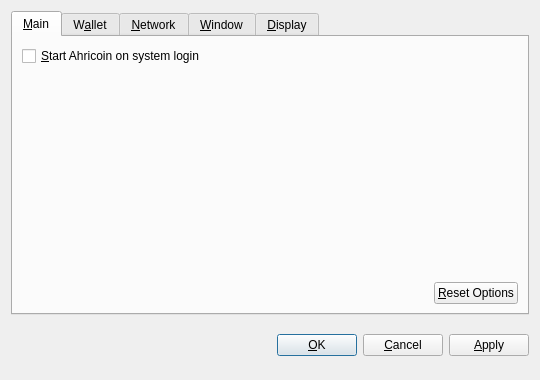
<?xml version="1.0" encoding="UTF-8"?>
<ui version="4.0">
 <class>OptionsDialog</class>
 <widget class="QDialog" name="OptionsDialog">
  <property name="geometry">
   <rect>
    <x>0</x>
    <y>0</y>
    <width>540</width>
    <height>380</height>
   </rect>
  </property>
  <property name="windowTitle">
   <string>Options</string>
  </property>
  <property name="modal">
   <bool>true</bool>
  </property>
  <layout class="QVBoxLayout" name="verticalLayout">
   <item>
    <widget class="QTabWidget" name="tabWidget">
     <property name="tabPosition">
      <enum>QTabWidget::North</enum>
     </property>
     <property name="currentIndex">
      <number>0</number>
     </property>
     <widget class="QWidget" name="tabMain">
      <attribute name="title">
       <string>&amp;Main</string>
      </attribute>
      <layout class="QVBoxLayout" name="verticalLayout_Main">
       <item>
        <widget class="QCheckBox" name="bitcoinAtStartup">
         <property name="toolTip">
          <string>Automatically start Ahricoin after logging in to the system.</string>
         </property>
         <property name="text">
          <string>&amp;Start Ahricoin on system login</string>
         </property>
        </widget>
       </item>
       <item>
        <spacer name="verticalSpacer_Main">
         <property name="orientation">
          <enum>Qt::Vertical</enum>
         </property>
         <property name="sizeHint" stdset="0">
          <size>
           <width>20</width>
           <height>40</height>
          </size>
         </property>
        </spacer>
       </item>
       <item>
        <layout class="QHBoxLayout" name="horizontalLayout_2_Main">
         <item>
          <spacer name="horizontalSpacer_2_Main">
           <property name="orientation">
            <enum>Qt::Horizontal</enum>
           </property>
           <property name="sizeHint" stdset="0">
            <size>
             <width>40</width>
             <height>20</height>
            </size>
           </property>
          </spacer>
         </item>
         <item>
          <widget class="QPushButton" name="resetButton">
           <property name="toolTip">
            <string>Reset all client options to default.</string>
           </property>
           <property name="text">
            <string>&amp;Reset Options</string>
           </property>
           <property name="autoDefault">
            <bool>false</bool>
           </property>
          </widget>
         </item>
        </layout>
       </item>
      </layout>
     </widget>
     <widget class="QWidget" name="tabWallet">
      <attribute name="title">
       <string>W&amp;allet</string>
      </attribute>
      <layout class="QVBoxLayout" name="verticalLayout_Network">
       <item>
        <widget class="QLabel" name="transactionFeeInfoLabel">
         <property name="text">
          <string>Optional transaction fee per kB that helps make sure your transactions are processed quickly. Most transactions are 1 kB.</string>
         </property>
         <property name="textFormat">
          <enum>Qt::PlainText</enum>
         </property>
         <property name="wordWrap">
          <bool>true</bool>
         </property>
        </widget>
       </item>
       <item>
        <layout class="QHBoxLayout" name="horizontalLayout_1_Main">
         <item>
          <widget class="QLabel" name="transactionFeeLabel">
           <property name="text">
            <string>Pay transaction &amp;fee</string>
           </property>
           <property name="textFormat">
            <enum>Qt::PlainText</enum>
           </property>
           <property name="buddy">
            <cstring>transactionFee</cstring>
           </property>
          </widget>
         </item>
         <item>
          <widget class="BitcoinAmountField" name="transactionFee"/>
         </item>
         <item>
          <spacer name="horizontalSpacer_1_Main">
           <property name="orientation">
            <enum>Qt::Horizontal</enum>
           </property>
           <property name="sizeHint" stdset="0">
            <size>
             <width>40</width>
             <height>20</height>
            </size>
           </property>
          </spacer>
         </item>
        </layout>
       </item>
       <item>
        <widget class="QLabel" name="label">
         <property name="text">
          <string>If you disable the spending of unconfirmed change, the change from a transaction cannot be used until that transaction has at least one confirmation. This also affects how your balance is computed.</string>
         </property>
         <property name="wordWrap">
          <bool>true</bool>
         </property>
        </widget>
       </item>
       <item>
        <widget class="QCheckBox" name="spendZeroConfChange">
         <property name="text">
          <string>Spend unconfirmed change  (experts only)</string>
         </property>
        </widget>
       </item>
       <item>
        <spacer name="verticalSpacer">
         <property name="orientation">
          <enum>Qt::Vertical</enum>
         </property>
         <property name="sizeHint" stdset="0">
          <size>
           <width>20</width>
           <height>40</height>
          </size>
         </property>
        </spacer>
       </item>
      </layout>
     </widget>
     <widget class="QWidget" name="tabNetwork">
      <attribute name="title">
       <string>&amp;Network</string>
      </attribute>
      <layout class="QVBoxLayout" name="verticalLayout_Network">
       <item>
        <widget class="QCheckBox" name="mapPortUpnp">
         <property name="toolTip">
          <string>Automatically open the Ahricoin client port on the router. This only works when your router supports UPnP and it is enabled.</string>
         </property>
         <property name="text">
          <string>Map port using &amp;UPnP</string>
         </property>
        </widget>
       </item>
       <item>
        <widget class="QCheckBox" name="connectSocks">
         <property name="toolTip">
          <string>Connect to the Ahricoin network through a SOCKS proxy (e.g. when connecting through Tor).</string>
         </property>
         <property name="text">
          <string>&amp;Connect through SOCKS proxy:</string>
         </property>
        </widget>
       </item>
       <item>
        <layout class="QHBoxLayout" name="horizontalLayout_Network">
         <item>
          <widget class="QLabel" name="proxyIpLabel">
           <property name="text">
            <string>Proxy &amp;IP:</string>
           </property>
           <property name="textFormat">
            <enum>Qt::PlainText</enum>
           </property>
           <property name="buddy">
            <cstring>proxyIp</cstring>
           </property>
          </widget>
         </item>
         <item>
          <widget class="QValidatedLineEdit" name="proxyIp">
           <property name="maximumSize">
            <size>
             <width>140</width>
             <height>16777215</height>
            </size>
           </property>
           <property name="toolTip">
            <string>IP address of the proxy (e.g. 127.0.0.1)</string>
           </property>
          </widget>
         </item>
         <item>
          <widget class="QLabel" name="proxyPortLabel">
           <property name="text">
            <string>&amp;Port:</string>
           </property>
           <property name="textFormat">
            <enum>Qt::PlainText</enum>
           </property>
           <property name="buddy">
            <cstring>proxyPort</cstring>
           </property>
          </widget>
         </item>
         <item>
          <widget class="QLineEdit" name="proxyPort">
           <property name="maximumSize">
            <size>
             <width>55</width>
             <height>16777215</height>
            </size>
           </property>
           <property name="toolTip">
            <string>Port of the proxy (e.g. 9050)</string>
           </property>
          </widget>
         </item>
         <item>
          <widget class="QLabel" name="socksVersionLabel">
           <property name="text">
            <string>SOCKS &amp;Version:</string>
           </property>
           <property name="textFormat">
            <enum>Qt::PlainText</enum>
           </property>
           <property name="buddy">
            <cstring>socksVersion</cstring>
           </property>
          </widget>
         </item>
         <item>
          <widget class="QValueComboBox" name="socksVersion">
           <property name="toolTip">
            <string>SOCKS version of the proxy (e.g. 5)</string>
           </property>
          </widget>
         </item>
         <item>
          <spacer name="horizontalSpacer_Network">
           <property name="orientation">
            <enum>Qt::Horizontal</enum>
           </property>
           <property name="sizeHint" stdset="0">
            <size>
             <width>40</width>
             <height>20</height>
            </size>
           </property>
          </spacer>
         </item>
        </layout>
       </item>
       <item>
        <spacer name="verticalSpacer_Network">
         <property name="orientation">
          <enum>Qt::Vertical</enum>
         </property>
         <property name="sizeHint" stdset="0">
          <size>
           <width>20</width>
           <height>40</height>
          </size>
         </property>
        </spacer>
       </item>
      </layout>
     </widget>
     <widget class="QWidget" name="tabWindow">
      <attribute name="title">
       <string>&amp;Window</string>
      </attribute>
      <layout class="QVBoxLayout" name="verticalLayout_Window">
       <item>
        <widget class="QCheckBox" name="minimizeToTray">
         <property name="toolTip">
          <string>Show only a tray icon after minimizing the window.</string>
         </property>
         <property name="text">
          <string>&amp;Minimize to the tray instead of the taskbar</string>
         </property>
        </widget>
       </item>
       <item>
        <widget class="QCheckBox" name="minimizeOnClose">
         <property name="toolTip">
          <string>Minimize instead of exit the application when the window is closed. When this option is enabled, the application will be closed only after selecting Quit in the menu.</string>
         </property>
         <property name="text">
          <string>M&amp;inimize on close</string>
         </property>
        </widget>
       </item>
       <item>
        <spacer name="verticalSpacer_Window">
         <property name="orientation">
          <enum>Qt::Vertical</enum>
         </property>
         <property name="sizeHint" stdset="0">
          <size>
           <width>20</width>
           <height>40</height>
          </size>
         </property>
        </spacer>
       </item>
      </layout>
     </widget>
     <widget class="QWidget" name="tabDisplay">
      <attribute name="title">
       <string>&amp;Display</string>
      </attribute>
      <layout class="QVBoxLayout" name="verticalLayout_Display">
       <item>
        <layout class="QHBoxLayout" name="horizontalLayout_1_Display">
         <item>
          <widget class="QLabel" name="langLabel">
           <property name="text">
            <string>User Interface &amp;language:</string>
           </property>
           <property name="textFormat">
            <enum>Qt::PlainText</enum>
           </property>
           <property name="buddy">
            <cstring>lang</cstring>
           </property>
          </widget>
         </item>
         <item>
          <widget class="QValueComboBox" name="lang">
           <property name="toolTip">
            <string>The user interface language can be set here. This setting will take effect after restarting Ahricoin.</string>
           </property>
          </widget>
         </item>
        </layout>
       </item>
       <item>
        <layout class="QHBoxLayout" name="horizontalLayout_2_Display">
         <item>
          <widget class="QLabel" name="unitLabel">
           <property name="text">
            <string>&amp;Unit to show amounts in:</string>
           </property>
           <property name="textFormat">
            <enum>Qt::PlainText</enum>
           </property>
           <property name="buddy">
            <cstring>unit</cstring>
           </property>
          </widget>
         </item>
         <item>
          <widget class="QValueComboBox" name="unit">
           <property name="toolTip">
            <string>Choose the default subdivision unit to show in the interface and when sending coins.</string>
           </property>
          </widget>
         </item>
        </layout>
       </item>
       <item>
        <widget class="QCheckBox" name="displayAddresses">
         <property name="toolTip">
          <string>Whether to show Ahricoin addresses in the transaction list or not.</string>
         </property>
         <property name="text">
          <string>&amp;Display addresses in transaction list</string>
         </property>
        </widget>
       </item>
       <item>
        <widget class="QCheckBox" name="coinControlFeatures">
         <property name="toolTip">
          <string>Whether to show coin control features or not.</string>
         </property>
         <property name="text">
          <string>Display coin &amp;control features (experts only!)</string>
         </property>
        </widget>
       </item>
       <item>
        <spacer name="verticalSpacer_Display">
         <property name="orientation">
          <enum>Qt::Vertical</enum>
         </property>
         <property name="sizeHint" stdset="0">
          <size>
           <width>20</width>
           <height>40</height>
          </size>
         </property>
        </spacer>
       </item>
      </layout>
     </widget>
    </widget>
   </item>
   <item>
    <layout class="QHBoxLayout" name="horizontalLayout_Buttons">
     <item>
      <spacer name="horizontalSpacer_1">
       <property name="orientation">
        <enum>Qt::Horizontal</enum>
       </property>
       <property name="sizeHint" stdset="0">
        <size>
         <width>40</width>
         <height>48</height>
        </size>
       </property>
      </spacer>
     </item>
     <item>
      <widget class="QLabel" name="statusLabel">
       <property name="font">
        <font>
         <weight>75</weight>
         <bold>true</bold>
        </font>
       </property>
       <property name="text">
        <string/>
       </property>
       <property name="textFormat">
        <enum>Qt::PlainText</enum>
       </property>
       <property name="wordWrap">
        <bool>true</bool>
       </property>
      </widget>
     </item>
     <item>
      <spacer name="horizontalSpacer_2">
       <property name="orientation">
        <enum>Qt::Horizontal</enum>
       </property>
       <property name="sizeHint" stdset="0">
        <size>
         <width>40</width>
         <height>48</height>
        </size>
       </property>
      </spacer>
     </item>
     <item>
      <widget class="QPushButton" name="okButton">
       <property name="text">
        <string>&amp;OK</string>
       </property>
      </widget>
     </item>
     <item>
      <widget class="QPushButton" name="cancelButton">
       <property name="text">
        <string>&amp;Cancel</string>
       </property>
       <property name="autoDefault">
        <bool>false</bool>
       </property>
      </widget>
     </item>
     <item>
      <widget class="QPushButton" name="applyButton">
       <property name="text">
        <string>&amp;Apply</string>
       </property>
       <property name="autoDefault">
        <bool>false</bool>
       </property>
      </widget>
     </item>
    </layout>
   </item>
  </layout>
 </widget>
 <customwidgets>
  <customwidget>
   <class>BitcoinAmountField</class>
   <extends>QSpinBox</extends>
   <header>bitcoinamountfield.h</header>
  </customwidget>
  <customwidget>
   <class>QValueComboBox</class>
   <extends>QComboBox</extends>
   <header>qvaluecombobox.h</header>
  </customwidget>
  <customwidget>
   <class>QValidatedLineEdit</class>
   <extends>QLineEdit</extends>
   <header>qvalidatedlineedit.h</header>
  </customwidget>
 </customwidgets>
 <resources/>
 <connections/>
</ui>
